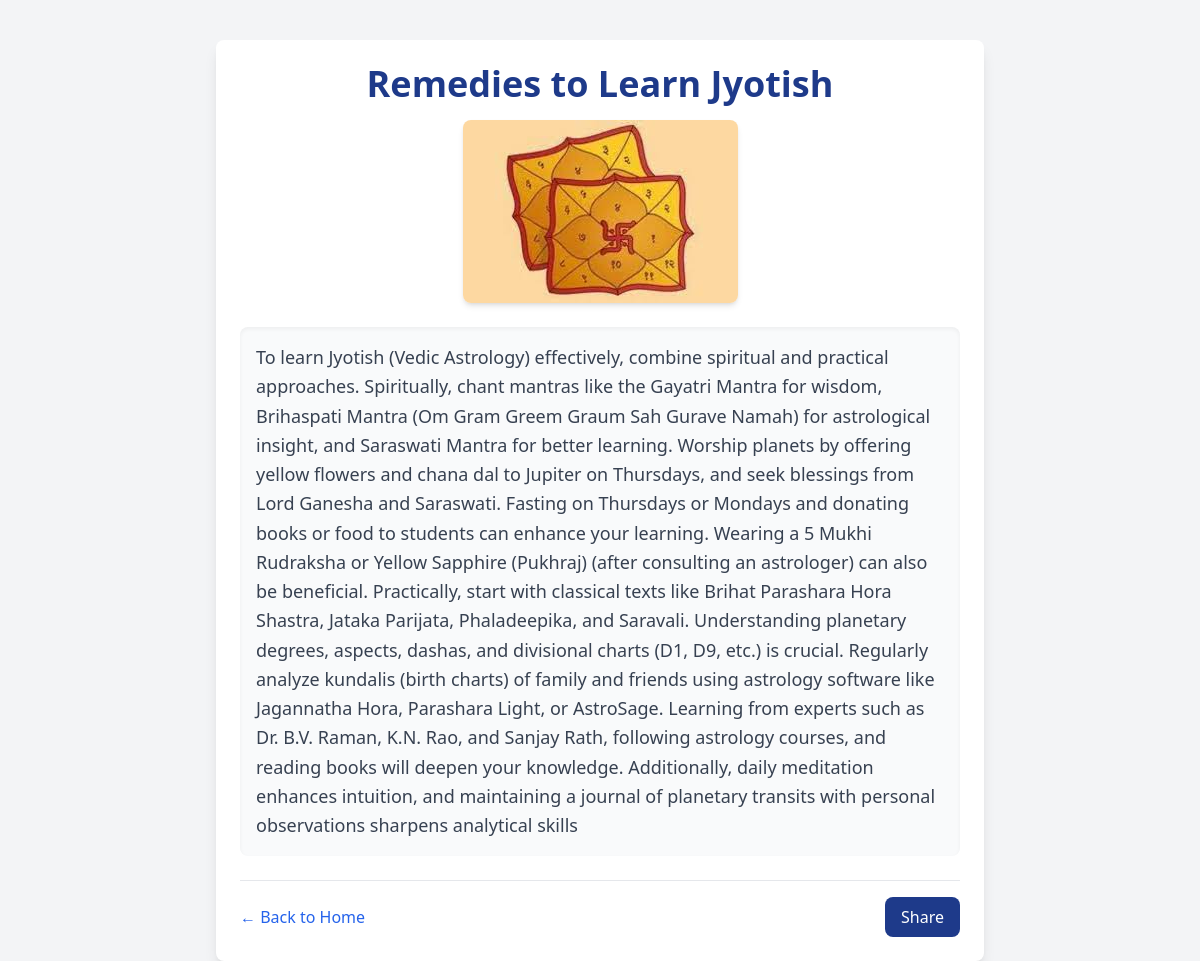
Page /blog/1/ on the committed database.
### landing/models.py (models this page shows, shortened)
class Article(models.Model):
    title = models.CharField(max_length=255)
    image=models.ImageField()
    info=RichTextField()

### landing/views.py (the view)
# urls.py: path('blog/<int:pk>/', blog_detail, name='detail'),
def blog_detail(request, pk):
    blog = get_object_or_404(Article, pk=pk)
    return render(request, 'blog/detail.html', {'blog': blog})

### templates/blog/detail.html (shortened to what this page needs)
{% load static %}
<!DOCTYPE html>
<html lang="en">
<head>
    <script src="https://cdn.tailwindcss.com"></script>
</head>
<body class="bg-gray-100">
    <div class="max-w-3xl mx-auto bg-white shadow-lg rounded-lg overflow-hidden mt-10 p-6">
        <h1 class="text-4xl font-extrabold text-center text-blue-900">{{ blog.title }}</h1>
        <img src="{{ blog.image.url }}" alt="{{ blog.title }}" class="w-auto h-1/3 object-cover rounded-lg mt-4 shadow-md mx-auto block">
        <div class="mt-6 text-gray-700 leading-relaxed text-lg bg-gray-50 p-4 rounded-lg shadow-inner">
            {{ blog.info|safe }}
        </div>
        <div class="flex justify-between items-center mt-6 border-t pt-4">
            <a href="{% url 'home' %}" class="text-blue-600 hover:underline flex items-center">
                ← Back to Home
            </a>
            <button onclick="shareBlog()" class="bg-blue-900 text-white px-4 py-2 rounded-lg hover:bg-blue-700 transition">
                Share
            </button>
        </div>
    </div>
</body>
</html>

### rows in the picture
Article: title "Remedies to Learn Jyotish", image (picture), info "To learn Jyotish (Vedic Astrology) effectively, combine spiritual and practical approaches. Spiritually, chant mantras like the Gayatri Mantra for wisdom, Brihaspati Mantra (Om Gram Greem Graum Sah Gurave Namah) for astrological insight, and Saraswati Mantra for better learning. Worship planets by offering yellow flowers and chana dal to Jupiter on Thursdays, and seek blessings from Lord Ganesha and Saraswati. Fasting on Thursdays or Mondays and donating books or food to students can enhance your learning. Wearing a 5 Mukhi Rudraksha or Yellow Sapphire (Pukhraj) (after consulting an astrologer) can also be beneficial. Practically, start with classical texts like Brihat Parashara Hora…"
